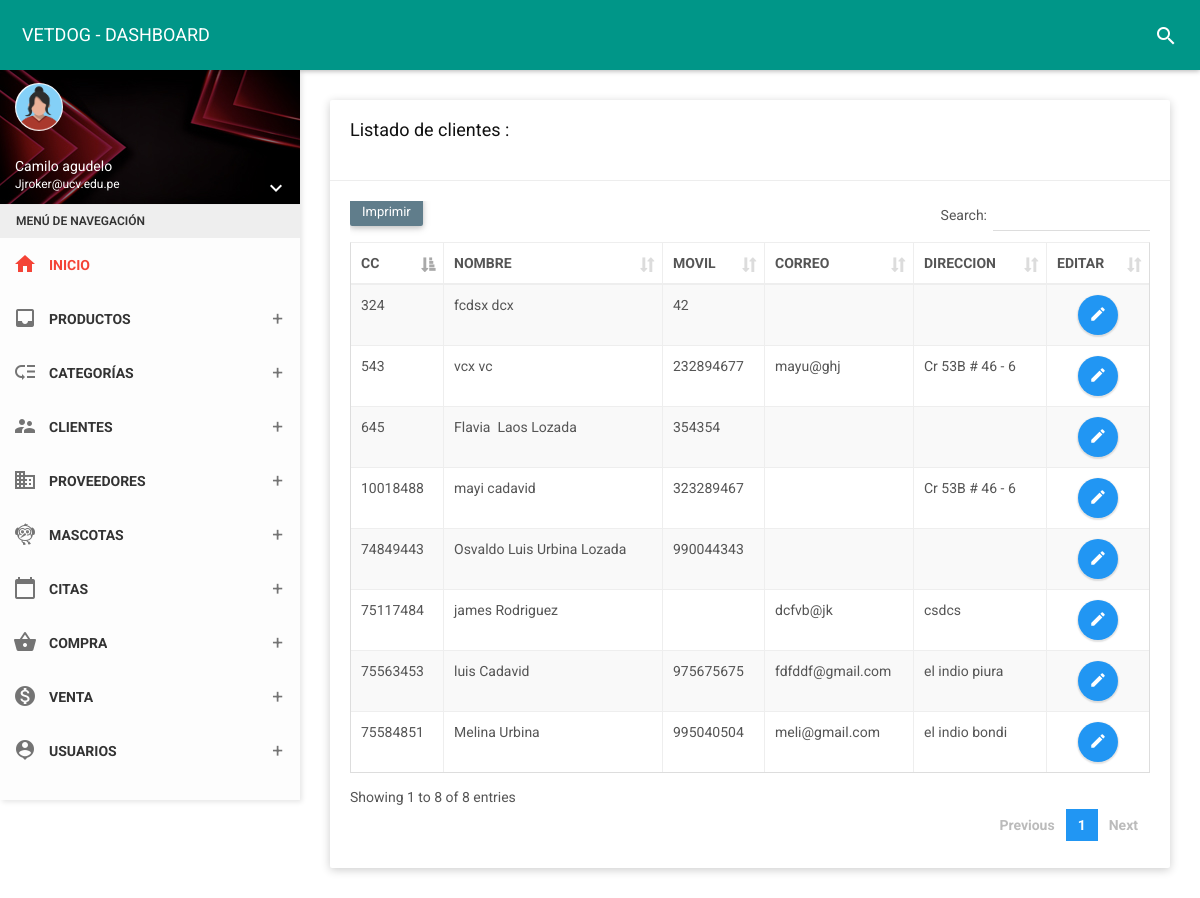
The app's page /folder/clientes.php (signed in) with its own data.
### tables this page shows
CREATE TABLE `owner` (
  `id_due` int(11) NOT NULL,
  `dni_due` char(8) NOT NULL,
  `nom_due` varchar(35) NOT NULL,
  `ape_due` varchar(35) NOT NULL,
  `movil` char(9) NOT NULL,
  `fijo` char(6) NOT NULL,
  `correo` varchar(30) NOT NULL,
  `direc` varchar(150) NOT NULL,
  `fere` timestamp NOT NULL DEFAULT current_timestamp() ON UPDATE current_timestamp()
);

### controlador/ownercontrolador.php (called while the page is built, shortened)
<?php
require_once '../modelo/modeloowner.php';
class ownercontrolador{
    function mostrar(){
        $owner=new Modelo();
        $dato=$owner->mostrar("owner", "1");
        require_once '../vista/clientes/mostrar.php';
    }
    }

### modelo/modeloowner.php (called while the page is built, shortened)
<?php
class Modelo{
  private $owner;
  private $db;
  public function __construct(){
      $this->owner=array();
      $this->db=new PDO('mysql:host=localhost;dbname=vetdog',"root","");
  }
  public function mostrar($tabla,$condicion){
      $consulta="SELECT * FROM owner";
      $resultado=$this->db->query($consulta);
      while ($tabla=$resultado->fetchAll(PDO::FETCH_ASSOC)) {
          $this->owner[]=$tabla;
      }
      return $this->owner;
    }
}
 ?>

### vista/clientes/mostrar.php (the view, shortened to what this page needs)
<!DOCTYPE html>
<html>
<head>
    <link href="../assets/plugins/bootstrap/css/bootstrap.css" rel="stylesheet">
    <link href="../assets/plugins/node-waves/waves.css" rel="stylesheet" />
    <link href="../assets/plugins/animate-css/animate.css" rel="stylesheet" />
    <link href="../assets/plugins/jquery-datatable/skin/bootstrap/css/dataTables.bootstrap.css" rel="stylesheet">
    <link href="../css/style.css" rel="stylesheet">
    <link href="../assets/css/themes/all-themes.css" rel="stylesheet" />
</head>
<body class="theme-red">
    <nav class="navbar">
        <div class="container-fluid">
            <div class="navbar-header">
                <a class="navbar-brand" href="../vista/panel-admin/administrador"> VETDOG - DASHBOARD </a>
            </div>
            <div class="collapse navbar-collapse" id="navbar-collapse">
                <ul class="nav navbar-nav navbar-right">
                    <li><a href="javascript:void(0);" class="js-search" data-close="true"><i class="material-icons">search</i></a></li>
                </ul>
            </div>
        </div>
    </nav>
        <?php include_once __DIR__ . '../../menu.php'; ?>
    <section class="content">
        <div class="container-fluid">
            <div class="row clearfix">
                <div class="col-lg-12 col-md-12 col-sm-12 col-xs-12">
                    <div class="card">
                        <div class="header">
                            <h2>
                                Listado de clientes :
                            </h2><br>
                        </div>
                        <div class="body">
                            <div class="table-responsive">
                                <table class="table table-bordered table-striped table-hover dataTable js-exportable">
                                    <thead>
                                        <tr>
                                            <th>CC</th>
                                            <th>NOMBRE</th>
                                            <th>MOVIL</th>
                                            <th>CORREO</th>
                                            <th>DIRECCION</th>
                                            <th>EDITAR</th>
                                        </tr>
                                    </thead>
                                    <tbody>
                                        <?php
                                        foreach ($dato as $key => $value) {
                                            foreach ($value as $va) { ?>
                                                <tr>
                                                    <td><?php echo $va['dni_due']; ?></td>
                                                    <td><?php echo $va['nom_due']; ?>&nbsp;<?php echo $va['ape_due']; ?></td>
                                                    <td><?php echo $va['movil']; ?></td>
                                                    <td><?php echo $va['correo']; ?></td>
                                                    <td><?php echo $va['direc']; ?></td>
                                                    <td class="text-center"><a type="button" href="../vista/clientes/edit?id=<?php echo $va["id_due"]; ?>" class="btn bg-blue btn-circle waves-effect waves-circle waves-float">
                                                            <i class="material-icons">edit</i>
                                                        </a>
                                                </tr>
                                        <?php
                                            }
                                        }
                                        ?>
                                    </tbody>
                                </table>
                            </div>
                        </div>
                    </div>
                </div>
            </div>
        </div>
    </section>
</body>
</html>

### assets/css/themes/all-themes.css (style rules this page uses)
.theme-red .navbar-brand { color: #fff; }
.theme-red .nav > li > a { color: #fff; }

### records on screen
owner: dni_due "75563453", nom_due "luis", ape_due "Cadavid", movil "975675675", correo "fdfddf@gmail.com", direc "el indio piura"
owner: dni_due "75584851", nom_due "Melina", ape_due "Urbina", movil "995040504", correo "meli@gmail.com", direc "el indio bondi"
owner: dni_due "74849443", nom_due "Osvaldo Luis", ape_due "Urbina Lozada", movil "990044343"
owner: dni_due "645", nom_due "Flavia", ape_due "Laos Lozada", movil "354354"
owner: dni_due "75117484", nom_due "james", ape_due "Rodriguez", correo "dcfvb@jk", direc "csdcs"
owner: dni_due "10018488", nom_due "mayi", ape_due "cadavid", movil "323289467", direc "Cr 53B # 46 - 6"
owner: dni_due "543", nom_due "vcx", ape_due "vc", movil "232894677", correo "mayu@ghj", direc "Cr 53B # 46 - 6"
owner: dni_due "324", nom_due "fcdsx", ape_due "dcx", movil "42"

### other values on screen
$_SESSION['nombre'] "Camilo agudelo"
$_SESSION['correo'] "Jjroker@ucv.edu.pe"
